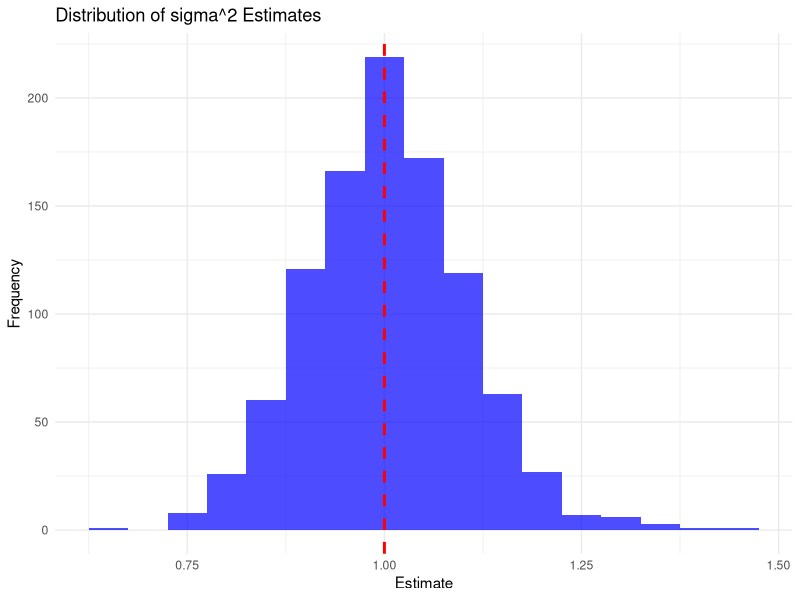

The R source for this figure:


# Set seed for reproducibility
set.seed(123)

# Define parameters
N_T <- 100  # Number of time periods
sigma <- 1  # True sigma value
n_t <- rep(3, N_T)  # Number of observations per time period (constant)

# Generate the data
X <- rnorm(N_T, 0, 1)
Y <-
  lapply(1:N_T,
         function(t) X[t] + rnorm(n_t[t], 0, sigma))


# Compute the estimator S^2
e_t <- sapply(1:N_T, function(t) {
  Y_t <- Y[[t]]
  Y_bar_t <- mean(Y_t)
  e_j_t <- Y_t - Y_bar_t
  s2_t <- sum(e_j_t^2) / (n_t[t] - 1)
  return(n_t[t] * s2_t)
})

N_C <- sum(n_t)
S2 <- sum(e_t) / N_C

# Print the results
cat("Estimated sigma^2: ", S2, "\n")
cat("True sigma^2: ", sigma^2, "\n")

# Optional: Plot the distribution of the estimates
library(ggplot2)
sigma2_estimates <- replicate(1000, {
  X <- rnorm(N_T, 0, 1)
  Y <- lapply(1:N_T, function(t) X[t] + rnorm(n_t[t], 0, sigma))
  e_t <- sapply(1:N_T, function(t) {
    Y_t <- Y[[t]]
    Y_bar_t <- mean(Y_t)
    e_j_t <- Y_t - Y_bar_t
    s2_t <- sum(e_j_t^2) / (n_t[t] - 1)
    return(n_t[t] * s2_t)
  })
  N_C <- sum(n_t)
  S2 <- sum(e_t) / N_C
  return(S2)
})

df <- data.frame(estimate = sigma2_estimates)

ggplot(df, aes(x = estimate)) +
  geom_histogram(binwidth = 0.05, fill = "blue", alpha = 0.7) +
  geom_vline(aes(xintercept = sigma^2), color = "red",
             linetype = "dashed", size = 1) +
  labs(title = "Distribution of sigma^2 Estimates",
       x = "Estimate", y = "Frequency") +
  theme_minimal()

